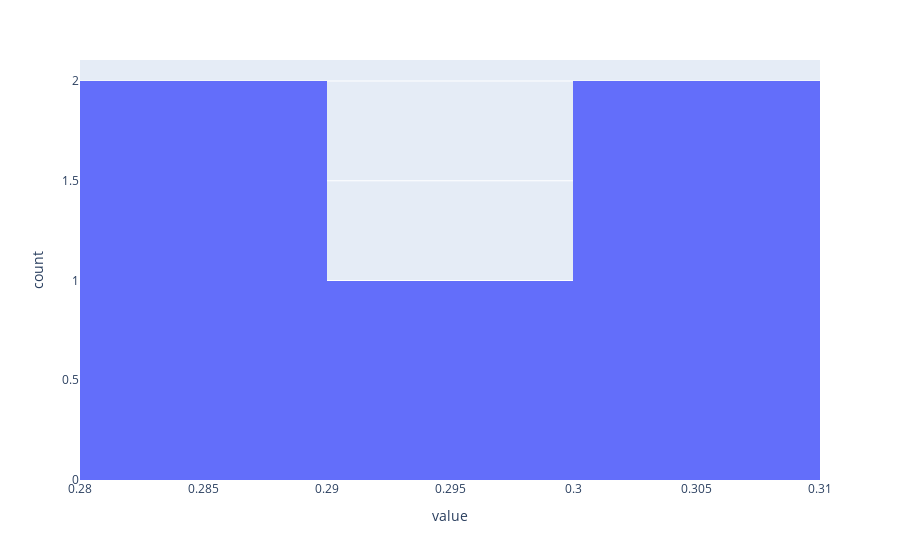

The notebook cell saved with this chart:
### Code cell


### Figure 1 — Plotly figure (JSON) as saved in the notebook; plotly's stock layout.template omitted (floating-point values rounded to 4 significant figures)
{"data": [{"alignmentgroup": "True", "bingroup": "x", "hovertemplate": "variable=0<br>value=%{x}<br>count=%{y}<extra></extra>", "legendgroup": "0", "marker": {"color": "#636efa", "pattern": {"shape": ""}}, "name": "0", "offsetgroup": "0", "orientation": "v", "showlegend": true, "type": "histogram", "x": [0.2896, 0.3092, 0.3061, 0.2847, 0.298], "xaxis": "x", "yaxis": "y"}], "layout": {"barmode": "relative", "legend": {"title": {"text": "variable"}, "tracegroupgap": 0}, "margin": {"t": 60}, "showlegend": false, "xaxis": {"anchor": "y", "domain": [0, 1], "title": {"text": "value"}}, "yaxis": {"anchor": "x", "domain": [0, 1], "title": {"text": "count"}}}}
